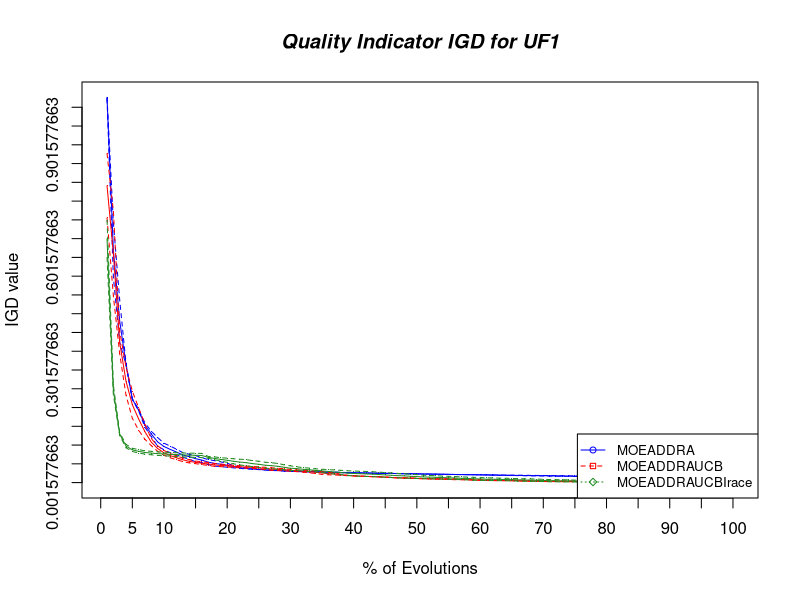

Source code (R):
# Read data file
algorithm1 <- read.table("../history/MOEADDRA/data_IGD_MOEADDRA_UF1.dat", header=T, sep="\t") 
algorithm2 <- read.table("../history/MOEADDRAUCB/data_IGD_MOEADDRAUCB_UF1.dat", header=T, sep="\t") 
algorithm3 <- read.table("../history/MOEADDRAUCBIrace/data_IGD_MOEADDRAUCBIrace_UF1.dat", header=T, sep="\t") 
# Compute the max and min y 
max_y <- max(algorithm1, algorithm2, algorithm3)
min_y <- min(algorithm1, algorithm2, algorithm3)

algorithm1mean <- c()
algorithm1Q <- c()

#calcules mean, 1o quartil and 3 quartil
for(n in 1:100){ 
	algorithm1mean<-append(algorithm1mean,mean(algorithm1[,n]))
	algorithm1Q <-rbind(algorithm1Q,quantile(algorithm1[,n], c(0.25,0.75),type=1))#rbind is to merge, or, add new line in data frame
}

algorithm2mean <- c()
algorithm2Q <- c()

#calcules mean, 1o quartil and 3 quartil
for(n in 1:100){ 
	algorithm2mean<-append(algorithm2mean,mean(algorithm2[,n]))
	algorithm2Q <-rbind(algorithm2Q,quantile(algorithm2[,n], c(0.25,0.75),type=1))#rbind is to merge, or, add new line in data frame
}

algorithm3mean <- c()
algorithm3Q <- c()

#calcules mean, 1o quartil and 3 quartil
for(n in 1:100){ 
	algorithm3mean<-append(algorithm3mean,mean(algorithm3[,n]))
	algorithm3Q <-rbind(algorithm3Q,quantile(algorithm3[,n], c(0.25,0.75),type=1))#rbind is to merge, or, add new line in data frame
}

# Define colors to be used
plot_colors <- c("blue","red","forestgreen", "gray60","yellow", "brown", "darkorange", "deepskyblue")

plot(algorithm1mean, type="o", col=plot_colors[1],  ylim=c(min_y,max_y), axes=FALSE, ann=FALSE, pch='.', lty=1)

lines(algorithm1Q[,1], type="o", pch='.', lty=2, col=plot_colors[1])
lines(algorithm1Q[,2], type="o", pch='.', lty=2, col=plot_colors[1])

lines(algorithm2mean, type="o", pch='.', lty=1, col=plot_colors[2])
lines(algorithm2Q[,1], type="o", pch='.', lty=2, col=plot_colors[2])
lines(algorithm2Q[,2], type="o", pch='.', lty=2, col=plot_colors[2])

lines(algorithm3mean, type="o", pch='.', lty=1, col=plot_colors[3])
lines(algorithm3Q[,1], type="o", pch='.', lty=2, col=plot_colors[3])
lines(algorithm3Q[,2], type="o", pch='.', lty=2, col=plot_colors[3])


# Make x,y axis 
axis(1, at=seq(0,100,5))
axis(2, at=seq(min_y, max_y, 0.05))

# Create box around plot
box()

# Create a title bold/italic font
title(main="Quality Indicator IGD for UF1", font.main=4)

# Label the x and y axes
title(xlab= "% of Evolutions")
title(ylab= "IGD value")

# Create a legend
legend("bottomright", c("MOEADDRA", "MOEADDRAUCB", "MOEADDRAUCBIrace"), cex=0.8, col=plot_colors, pch=21:23, lty=1:3);